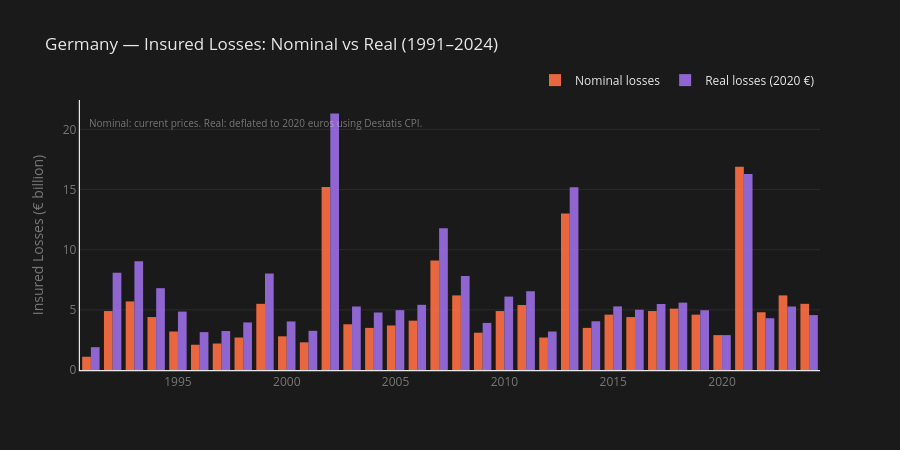

The code cell stored with this chart in its notebook:
### Code cell
# --- Chart 4: Nominal vs Real absolute losses (1991–2024) ---

fig4 = go.Figure()

# --- Nominal losses ---
fig4.add_trace(go.Bar(
    x=df_merged['year'],
    y=df_merged['total_damage_mrd'],
    name='Nominal losses',
    marker_color=COLORS['positive'],
    marker_line_width=0,
    opacity=0.9,
))

# --- Real losses (2020 euros) ---
fig4.add_trace(go.Bar(
    x=df_merged['year'],
    y=df_merged['total_damage_real_mrd'],
    name='Real losses (2020 €)',
    marker_color=COLORS['negative'],
    marker_line_width=0,
    opacity=0.9,
))

fig4.add_annotation(
    x=0.01, y=0.95,
    xref='paper', yref='paper',
    text='Nominal: current prices. Real: deflated to 2020 euros using Destatis CPI.',
    showarrow=False,
    font=dict(color=COLORS['text_muted'], size=10),
    align='left'
)

fig4.update_layout(
    barmode='group',
    title='Germany — Insured Losses: Nominal vs Real (1991–2024)',
    title_font=dict(color=COLORS['text']),
    plot_bgcolor=COLORS['background'],
    paper_bgcolor=COLORS['background'],
    legend=dict(
        font=dict(color=COLORS['text']),
        orientation='h',
        yanchor='bottom',
        y=1.02,
        xanchor='right',
        x=1,
    ),
    xaxis=dict(
        showgrid=False,
        showline=True,
        linecolor=COLORS['accent'],
        linewidth=1.2,
        color=COLORS['text_muted'],
        dtick=5,
    ),
    yaxis=dict(
        title='Insured Losses (€ billion)',
        showgrid=True,
        gridcolor=COLORS['grid'],
        showline=True,
        linecolor=COLORS['accent'],
        linewidth=1.2,
        zeroline=False,
        color=COLORS['text_muted'],
    ),
    height=450,
)

fig4.show()
fig4.write_html(FIGURES / "03_losses_nominal_vs_real_1991_2024.html")
print("Chart 4 saved ✓")

### Figure 1 — Plotly figure (JSON) as saved in the notebook; plotly's stock layout.template omitted (floating-point values rounded to 4 significant figures)
{"data": [{"marker": {"color": "#FF7043", "line": {"width": 0}}, "name": "Nominal losses", "opacity": 0.9, "type": "bar", "x": [1991, 1992, 1993, 1994, 1995, 1996, 1997, 1998, 1999, 2000, 2001, 2002, 2003, 2004, 2005, 2006, 2007, 2008, 2009, 2010, 2011, 2012, 2013, 2014, 2015, 2016, 2017, 2018, 2019, 2020, 2021, 2022, 2023, 2024], "y": [1.1, 4.9, 5.7, 4.4, 3.2, 2.1, 2.2, 2.7, 5.5, 2.8, 2.3, 15.2, 3.8, 3.5, 3.7, 4.1, 9.1, 6.2, 3.1, 4.9, 5.4, 2.7, 13.0, 3.5, 4.6, 4.4, 4.9, 5.1, 4.6, 2.9, 16.9, 4.8, 6.2, 5.5]}, {"marker": {"color": "#9C6FE4", "line": {"width": 0}}, "name": "Real losses (2020 €)", "opacity": 0.9, "type": "bar", "x": [1991, 1992, 1993, 1994, 1995, 1996, 1997, 1998, 1999, 2000, 2001, 2002, 2003, 2004, 2005, 2006, 2007, 2008, 2009, 2010, 2011, 2012, 2013, 2014, 2015, 2016, 2017, 2018, 2019, 2020, 2021, 2022, 2023, 2024], "y": [1.897, 8.086, 9.048, 6.801, 4.856, 3.148, 3.24, 3.953, 8.017, 4.035, 3.258, 21.32, 5.278, 4.781, 4.973, 5.416, 11.77, 7.818, 3.914, 6.102, 6.545, 3.199, 15.19, 4.051, 5.287, 5.011, 5.487, 5.598, 4.968, 2.9, 16.28, 4.305, 5.277, 4.564]}], "layout": {"annotations": [{"align": "left", "font": {"color": "rgba(232,232,232,0.45)", "size": 10}, "showarrow": false, "text": "Nominal: current prices. Real: deflated to 2020 euros using Destatis CPI.", "x": 0.01, "xref": "paper", "y": 0.95, "yref": "paper"}], "barmode": "group", "height": 450, "legend": {"font": {"color": "#E8E8E8"}, "orientation": "h", "x": 1, "xanchor": "right", "y": 1.02, "yanchor": "bottom"}, "paper_bgcolor": "#1a1a1a", "plot_bgcolor": "#1a1a1a", "title": {"font": {"color": "#E8E8E8"}, "text": "Germany — Insured Losses: Nominal vs Real (1991–2024)"}, "xaxis": {"color": "rgba(232,232,232,0.45)", "dtick": 5, "linecolor": "#E8E8E8", "linewidth": 1.2, "showgrid": false, "showline": true}, "yaxis": {"color": "rgba(232,232,232,0.45)", "gridcolor": "rgba(232,232,232,0.08)", "linecolor": "#E8E8E8", "linewidth": 1.2, "showgrid": true, "showline": true, "title": {"text": "Insured Losses (€ billion)"}, "zeroline": false}}}
